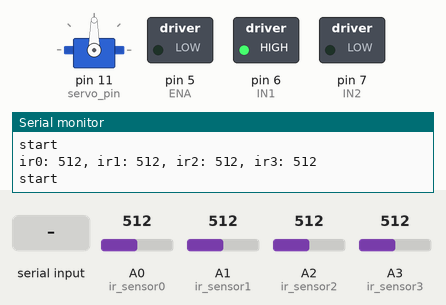
A sketch run on a simulated Arduino Nano, built with avr-gcc and run on an emulated ATmega328P. Shown: servo, switched loads named in the sketch (green lamp = pin HIGH), the last lines printed to the serial monitor. The inputs (shaded band) are chosen by the test bench; at power-on: A0 (ir_sensor0) = 512, A1 (ir_sensor1) = 512, A2 (ir_sensor2) = 512, A3 (ir_sensor3) = 512.

Above: at 1.2 s.
1.3 s: "90,45\n" received over Serial
At 1.8 s:
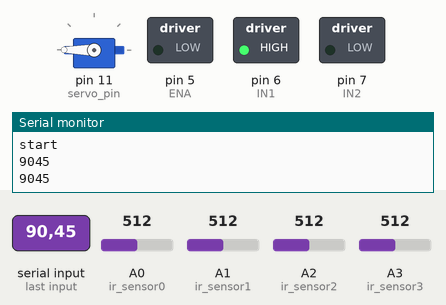
3.0 s: "0\n" received over Serial
At 4.2 s:
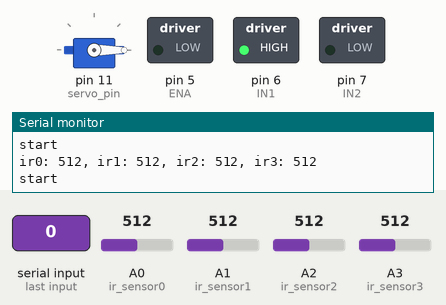
4.5 s: "30,150\n" received over Serial
At 5.6 s:
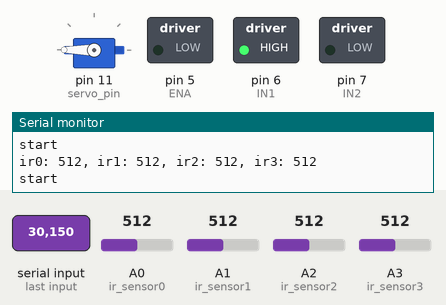
6.0 s: "90\n" received over Serial
At 6.9 s:
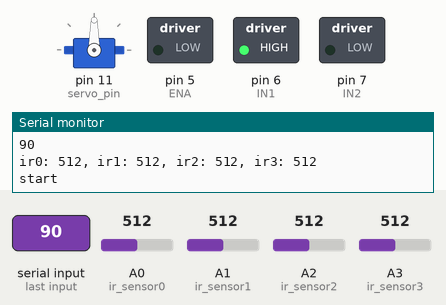
Timing chart, 0 to 8.5 s (numbered marks = the images above; inputs shaded):
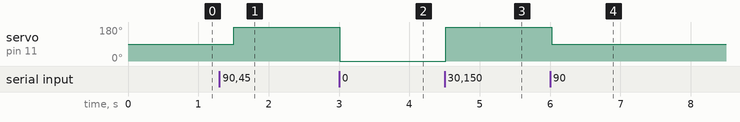

The sketch:

IR_test.ino.ino
```cpp
/***************************************************************/
/* Sample code for CSL final project                           */
/* Demonstrating 1) IR sensor, 2) Servo motor, and 3) DC Motor */
/***************************************************************/

// All grounds (GND) should be connected
// After finishing prototyping, you can power Nano by connecting a 9V battery to Vin pin

#include <string.h>

/***** IR Sensor *****/
#define ir_sensor0 A0 // A0 pin on the sensor
#define ir_sensor1 A1 // A1 pin on the sensor
#define ir_sensor2 A2 // A2 pin on the sensor
#define ir_sensor3 A3 // A2 pin on the sensor
// Vcc -> 5V
// GND -> GND


/***** Servo Motor *****/
#define servo_pin 11 // PWM pin (orange)
// Red -> 5V
// Brown -> GND

#include <Servo.h>
Servo myservo;
int MIN_SERVO = 37;
int MAX_SERVO = 117;
int MID_SERVO = 77;
// midpoint: 75
int servo_output = MID_SERVO;
// min max 30, 120

/***** DC Motor (L298N) *****/
#define ENA 5 // (pwm)
#define IN1 6
#define IN2 7
// +12V -> (+) of 9V battery
// GND -> GND
// OUT1 & OUT2 -> DC Motor

int dc_dir = 0;
int dc_output = 0;


void setup() {
  /****** IR Sensor ******/
  pinMode(ir_sensor0, INPUT);
  pinMode(ir_sensor1, INPUT);
  pinMode(ir_sensor2, INPUT);
  pinMode(ir_sensor3, INPUT);

  /***** Servo Motor *****/
  pinMode(servo_pin, OUTPUT);
  myservo.attach(servo_pin);

  /** DC Motor (L298N) ***/
  pinMode(ENA, OUTPUT);
  pinMode(IN1, OUTPUT);
  pinMode(IN2, OUTPUT);
  setDirection(dc_dir);
  analogWrite(ENA, dc_output);

  Serial.begin(38400);
}

void loop() {
  /* Read from the IR Sensor */
  Serial.print("ir0: ");
  Serial.print(analogRead(ir_sensor0));
  Serial.print(", ir1: ");
  Serial.print(analogRead(ir_sensor1));
  Serial.print(", ir2: ");
  Serial.print(analogRead(ir_sensor2));
  Serial.print(", ir3: ");
  Serial.print(analogRead(ir_sensor3));
  Serial.print("\n");
  // float angle = Serial.read()
  String str = "";
  int integer = "";
  Serial.println("start");
  while (Serial.available() > 0){
    int angle = Serial.read();
    if (isDigit(angle)) str += char(angle);
    if (angle == '\n'){
      integer = str.toInt();
      Serial.println(integer);
      Serial.println(str);
      str = "";

      myservo.write(integer);
    }
  }
  /* Rotate the servo motor (by degree) */
  // myservo.write((servo_output += 10) % 180);
  // myservo.write(180)

  /* Set DC motor direction and power */
  delay(500);
}

void setDirection(int dir){
  if (dir == 0){
    digitalWrite(IN1, HIGH);
    digitalWrite(IN2, LOW);
  } else if (dir == 1){
    digitalWrite(IN1, LOW);
    digitalWrite(IN2, HIGH);
  }
}
```

Measured:
- after the input at 1.3 s, servo on pin 11 (servo_pin): 90° → 180° after 0.21 s
- after the input at 3.0 s, servo on pin 11 (servo_pin): 180° → 0° at once
- after the input at 4.5 s, servo on pin 11 (servo_pin): 0° → 180° at once
- after the input at 6.0 s, servo on pin 11 (servo_pin): 180° → 90° at once
